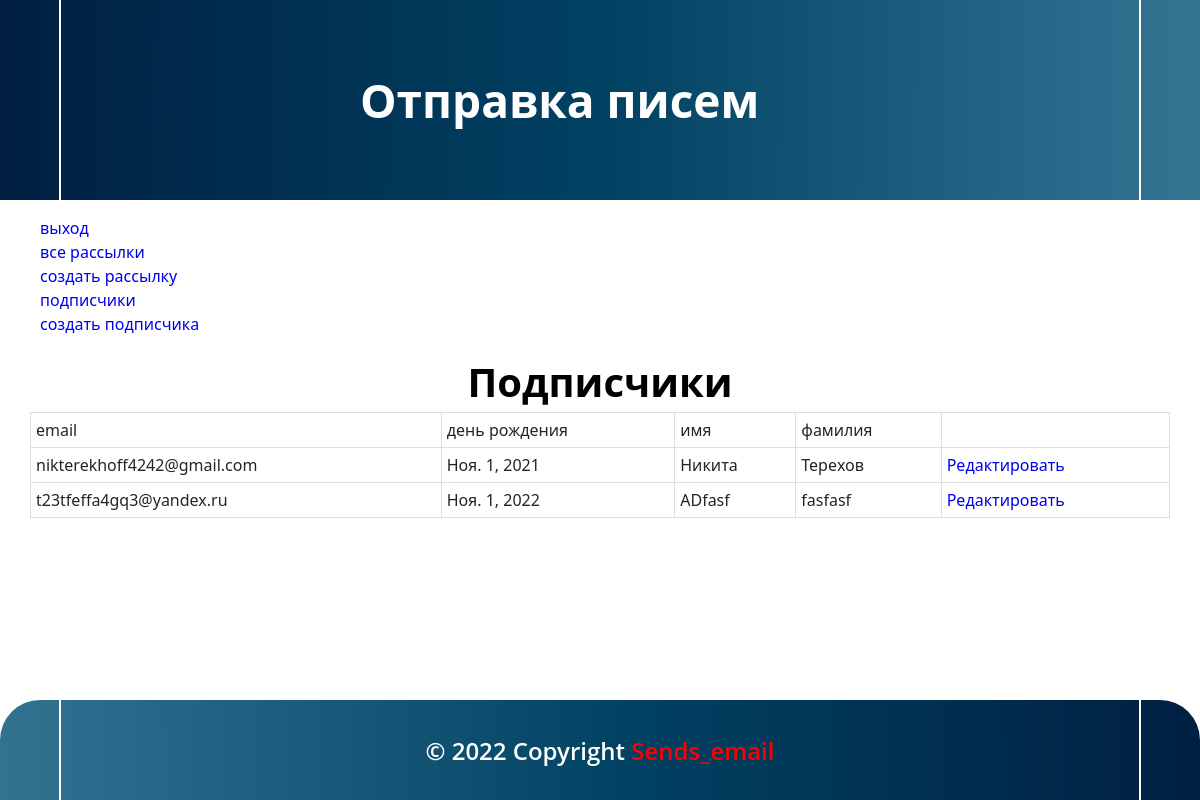
/subscriber/ (signed in), run on the app's committed database.
### subscriber/models.py (models this page shows, shortened)
class Subscriber(models.Model):
    user = models.ForeignKey(User, on_delete=models.CASCADE)
    email = models.EmailField(max_length=254, unique=True)
    birthday = models.DateField()
    first_name = models.CharField(max_length=150, verbose_name='Имя')
    last_name = models.CharField(max_length=150, verbose_name='Фамилия')
    class Meta:
        ordering = ('birthday',)
        verbose_name = 'Подписчик'
        verbose_name_plural = 'Подписчики'

### subscriber/views.py (the view)
# urls.py: path('', views.index, name='index'),
@login_required
def index(request):
    context = {
        'all_subscriber': Subscriber.objects.filter(user=request.user),
    }
    return render(request, 'subscriber/index.html', context)

### templates/subscriber/index.html (shortened to what this page needs)
{% extends 'base.html' %}
{% load static %}
{% block content %}
  <div style="display: flex; justify-content: center;">
    <h1 class="text-center-main">
        Подписчики
    </h1>
  </div>
  <table style="margin: 0 auto">
    <thead>
      <tr>
        <td>
          email
        </td>
        <td>
          день рождения
        </td>
        <td>
          имя
        </td>
        <td>
          фамилия
        </td>
      </tr>
    </thead>
    <tbody>
      {% for subscriber in all_subscriber %}
      <tr>
        <td>
          {{subscriber.email}}
        </td>
        <td>
          {{subscriber.birthday}}
        </td>
        <td>
          {{subscriber.first_name}}
        </td>
        <td>
          {{subscriber.last_name}}
        </td>
        <td>
          <a href="{% url 'subscriber:edit' subscriber.id %}">
            Редактировать
          </a>
        </td>
      </tr>
      {% endfor %}
    </tbody>
  </table>
{% endblock %}

### static/css/base.css (style rules this page uses)
html { height: 100%; max-width: 100%; }
body { position: relative; margin: 0; min-height: 100%; }
.text-center-main { width: 800px; height: 60px; margin: 0 auto; font-family: 'Open Sans'; font-style: normal; font-weight: 700; font-size: 40px; line-height: 54px; display: flex; align-items: center; text-align: center; justify-content: center; color: #000000; }
table { width: 100%; max-width: 1140px; margin-bottom: 20px; border: 1px solid #dddddd; border-collapse: collapse; }
table td { border: 1px solid #dddddd; padding: 5px; }

### data on the page
Subscriber: email "nikterekhoff4242@gmail.com", birthday "Ноя. 1, 2021", first_name "Никита", last_name "Терехов"
Subscriber: email "t23tfeffa4gq3@yandex.ru", birthday "Ноя. 1, 2022", first_name "ADfasf", last_name "fasfasf"
